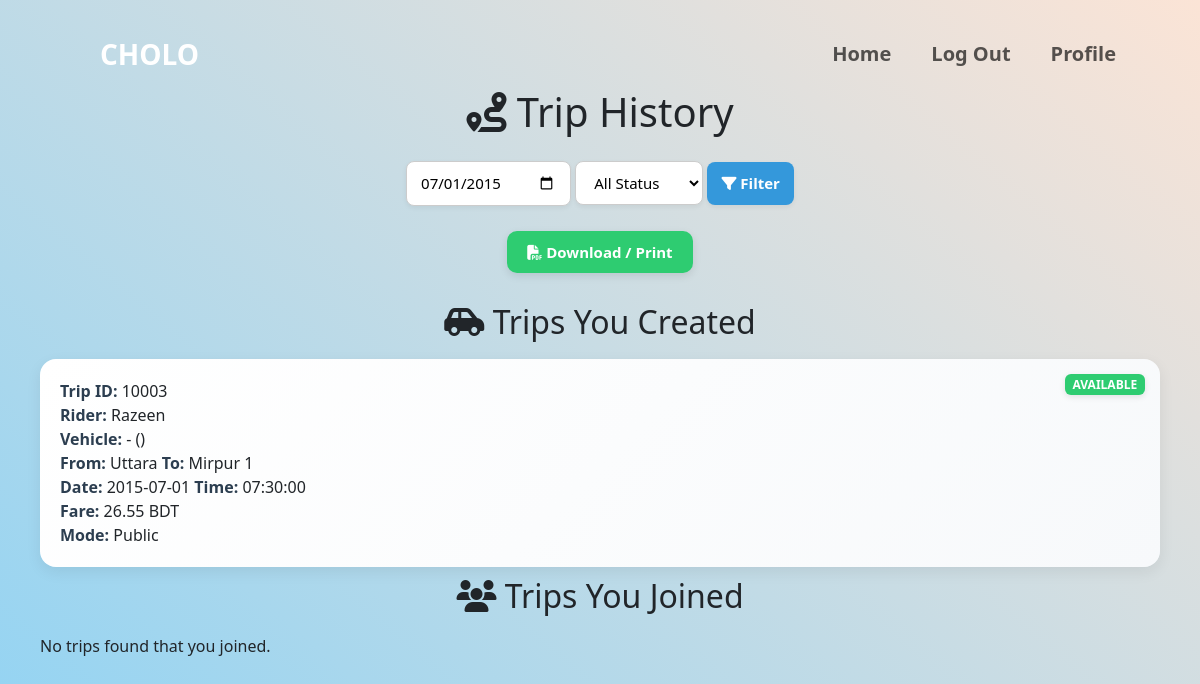
/backend/trip_history.php?date=2015-07-01 (signed in), run on the app's committed database.
### tables this page shows
CREATE TABLE Trips (
    Trip_ID INT PRIMARY KEY AUTO_INCREMENT,
    Student_ID VARCHAR(20),
    where_loc VARCHAR(50),
    Capacity INT,
    Time TIME,
    Date DATE,
    Vehicle_Info VARCHAR(50),
    Fare DECIMAL(5,2),
    Meet_up_location VARCHAR(100),
    Mode_of_Commute VARCHAR(30),
    trip_status VARCHAR(30),
    to_loc VARCHAR(50),
    Used_capacity INT,
    FOREIGN KEY (Student_ID) REFERENCES User(Student_ID) ON DELETE SET NULL,
    FOREIGN KEY (where_loc) REFERENCES Locations(area_locations) ON DELETE SET NULL,
    FOREIGN KEY (to_loc) REFERENCES Locations(area_locations) ON DELETE SET NULL
)AUTO_INCREMENT=10001;

CREATE TABLE User (
    Student_ID VARCHAR(20) PRIMARY KEY,
    Name VARCHAR(100) NOT NULL,
    Gsuite_Email VARCHAR(100) UNIQUE NOT NULL,
    Scanned_ID VARCHAR(255),
    Semester VARCHAR(20),
    Department VARCHAR(50),
    Thana VARCHAR(50),
    Phone_Number VARCHAR(15),  
    Password VARCHAR(100) NOT NULL,
    Address VARCHAR(255),      
    Gender VARCHAR(10),        
    Profile_Pic VARCHAR(255),  
    UserStatus VARCHAR(30)
);

### backend/trip_history.php (the view, shortened to what this page needs)
<?php
include 'db_connection.php';
$loggedInID = $_SESSION["User_ID"];
$dateFilter = mysqli_real_escape_string($conn, $_GET['date'] ?? '');
$filterSQL = "";
if (!empty($dateFilter)) $filterSQL .= " AND t.Date = '$dateFilter'";
$ownTripsQuery = "
    SELECT t.*, u.Name, pv.Vehicle_Type, pv.Model_Name, pv.Vehicle_Number
    FROM Trips t
    LEFT JOIN User u ON t.Student_ID = u.Student_ID
    LEFT JOIN Private_Vehicle pv ON pv.Owner_ID = t.Student_ID
    WHERE t.Student_ID = '$loggedInID' $filterSQL
    ORDER BY t.Date DESC, t.Time DESC
";
$joinedTripsQuery = "
    SELECT t.*, u.Name, pv.Vehicle_Type, pv.Model_Name, pv.Vehicle_Number
    FROM Trips t
    JOIN Trip_Joiners tj ON t.Trip_ID = tj.Trip_ID
    LEFT JOIN User u ON t.Student_ID = u.Student_ID
    LEFT JOIN Private_Vehicle pv ON pv.Owner_ID = t.Student_ID
    WHERE tj.Student_ID = '$loggedInID' $filterSQL
    ORDER BY t.Date DESC, t.Time DESC
";
$ownTripsResult = mysqli_query($conn, $ownTripsQuery);
$joinedTripsResult = mysqli_query($conn, $joinedTripsQuery);
?>
<!DOCTYPE html>
<html lang="en">
<head>
    <link rel="stylesheet" href="css/trip_history.css">
    <link rel="stylesheet" href="https://cdnjs.cloudflare.com/ajax/libs/font-awesome/6.5.0/css/all.min.css">
     <link
      href="https://cdn.jsdelivr.net/npm/bootstrap@5.3.5/dist/css/bootstrap.min.css"
      rel="stylesheet"
    />
</head>
<body>
     <div class=" ps-3 pe-3">
     <nav class="navbar navbar-expand-lg">
          <a class="navbar-brand fw-bolder fs-3" href="../backend/landing_page.php" style="color:white; margin-left: 4rem;">CHOLO</a>
          <div class="collapse navbar-collapse me-3" id="navbarSupportedContent">
            <ul class="navbar-nav mb-2 mb-lg-0 ms-auto  ">
              <li class="nav-item pe-4 fs-5 fw-bold ">
                <a class="nav-link " aria-current="page" href="../backend/landing_page.php">Home</a>
              </li>
              <li class="nav-item pe-4 fs-5 fw-bold">
                <a class="nav-link " href="logout.php">Log Out</a>
              </li>
              <li class="nav-item pe-4 fs-5 fw-bold">
                <a class="nav-link " href="../backend/profile.php">Profile</a>
              </li>
            </ul>
          </div>
        </nav>
        </div>
<h1><i class="fas fa-route"></i> Trip History</h1>
<div class="filters">
    <form method="get">
        <input type="date" name="date" value="<?= htmlspecialchars($dateFilter) ?>">
        <select name="status">
            <option value="">All Status</option>
        </select>
        <button type="submit"><i class="fas fa-filter"></i> Filter</button>
    </form>
</div>
<div class="button-group">
    <button onclick="window.print()" class="print-btn"><i class="fas fa-file-pdf"></i> Download / Print</button>
</div>
<h2><i class="fas fa-car-side"></i> Trips You Created</h2>
<div class="history-container">
    <?php if (mysqli_num_rows($ownTripsResult) === 0) { ?>
        <p>No trips found that you created.</p>
    <?php } else {
        while ($trip = mysqli_fetch_assoc($ownTripsResult)) { ?>
            <div class="history-card">
                <div class="badge <?= $trip['trip_status'] ?>"><?= $trip['trip_status'] ?></div>
                <strong>Trip ID:</strong> <?= $trip['Trip_ID'] ?><br>
                <strong>Rider:</strong> <?= $trip['Name'] ?><br>
                <strong>Vehicle:</strong> <?= $trip['Vehicle_Type'] ?> - <?= $trip['Model_Name'] ?> (<?= $trip['Vehicle_Number'] ?>)<br>
                <strong>From:</strong> <?= $trip['where_loc'] ?> <strong>To:</strong> <?= $trip['to_loc'] ?><br>
                <strong>Date:</strong> <?= $trip['Date'] ?> <strong>Time:</strong> <?= $trip['Time'] ?><br>
                <strong>Fare:</strong> <?= $trip['Fare'] ?> BDT<br>
                <strong>Mode:</strong> <?= $trip['Mode_of_Commute'] ?><br>
            </div>
    <?php } } ?>
</div>
<h2><i class="fas fa-users"></i> Trips You Joined</h2>
<div class="history-container">
    <?php if (mysqli_num_rows($joinedTripsResult) === 0) { ?>
        <p>No trips found that you joined.</p>
    <?php } else {
        while ($trip = mysqli_fetch_assoc($joinedTripsResult)) { ?>
            <div class="history-card">
                <div class="badge <?= $trip['trip_status'] ?>"><?= $trip['trip_status'] ?></div>
                <strong>Trip ID:</strong> <?= $trip['Trip_ID'] ?><br>
                <strong>Rider:</strong> <?= $trip['Name'] ?><br>
                <strong>Vehicle:</strong> <?= $trip['Vehicle_Type'] ?> - <?= $trip['Model_Name'] ?> (<?= $trip['Vehicle_Number'] ?>)<br>
                <strong>From:</strong> <?= $trip['where_loc'] ?> <strong>To:</strong> <?= $trip['to_loc'] ?><br>
                <strong>Date:</strong> <?= $trip['Date'] ?> <strong>Time:</strong> <?= $trip['Time'] ?><br>
                <strong>Fare:</strong> <?= $trip['Fare'] ?> BDT<br>
                <strong>Mode:</strong> <?= $trip['Mode_of_Commute'] ?><br>
            </div>
    <?php } } ?>
</div>
</body>
</html>

### backend/css/trip_history.css (style rules this page uses)
body { font-family: 'Inter', sans-serif; background-color: #f4f6f9; margin: 0; padding: 20px; }
h1, h2 { color: #2c3e50; text-align: center; margin-top: 20px; }
.filters { display: flex; justify-content: center; gap: 15px; margin: 25px 0; flex-wrap: wrap; }
.filters input, .filters select, .filters button { padding: 10px 14px; border: 1px solid #ccc; border-radius: 8px; font-size: 15px; background-color: #fff; box-shadow: 0 2px 5px rgba(0,0,0,0.06); transition: all 0.2s ease; }
.filters button { background-color: #3498db; color: white; border: none; cursor: pointer; font-weight: 600; }
.button-group { text-align: center; margin-bottom: 30px; }
.print-btn { background-color: #2ecc71; color: white; padding: 10px 20px; border: none; border-radius: 10px; cursor: pointer; font-weight: 600; font-size: 15px; box-shadow: 0 3px 8px rgba(0,0,0,0.1); transition: background 0.3s ease; }
.history-container { display: grid; grid-template-columns: repeat(auto-fit, minmax(330px, 1fr)); gap: 25px; padding: 10px 20px; }
.history-card { background: linear-gradient(135deg, #ffffff, #f7f9fb); border-radius: 16px; padding: 20px; box-shadow: 0 5px 15px rgba(0,0,0,0.07); transition: transform 0.2s ease, box-shadow 0.2s ease; position: relative; }
.history-card strong { color: #2c3e50; font-weight: 600; }
.badge { position: absolute; top: 15px; right: 15px; padding: 6px 12px; border-radius: 20px; font-size: 12px; font-weight: bold; color: white; text-transform: uppercase; box-shadow: 0 2px 6px rgba(0,0,0,0.1); }
.badge.Available { background-color: #2ecc71; }

### backend/trip_history.php (style rules this page uses)
body { background-image: linear-gradient(220deg, #fbe4d6 0%, #8fd3f4); background-attachment: fixed; }

### data on the page
trips: trip_status "AVAILABLE", Trip_ID "10003", Student_ID.Name "Razeen", where_loc "Uttara", to_loc "Mirpur 1", Date "2015-07-01", Time "07:30:00", Fare "26.55", Mode_of_Commute "Public"
